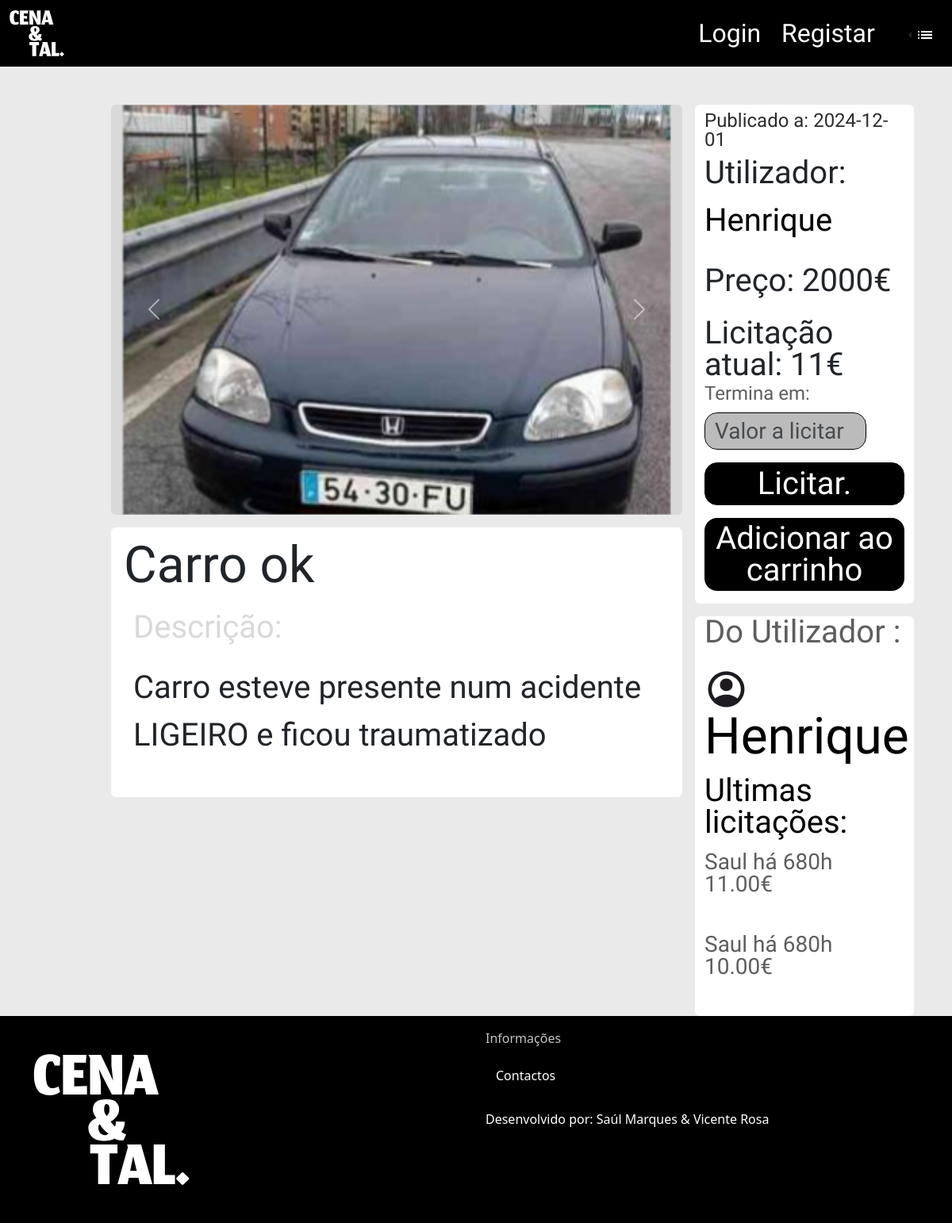
Page /pagina_produto.php?id=36 on the earlier database version.
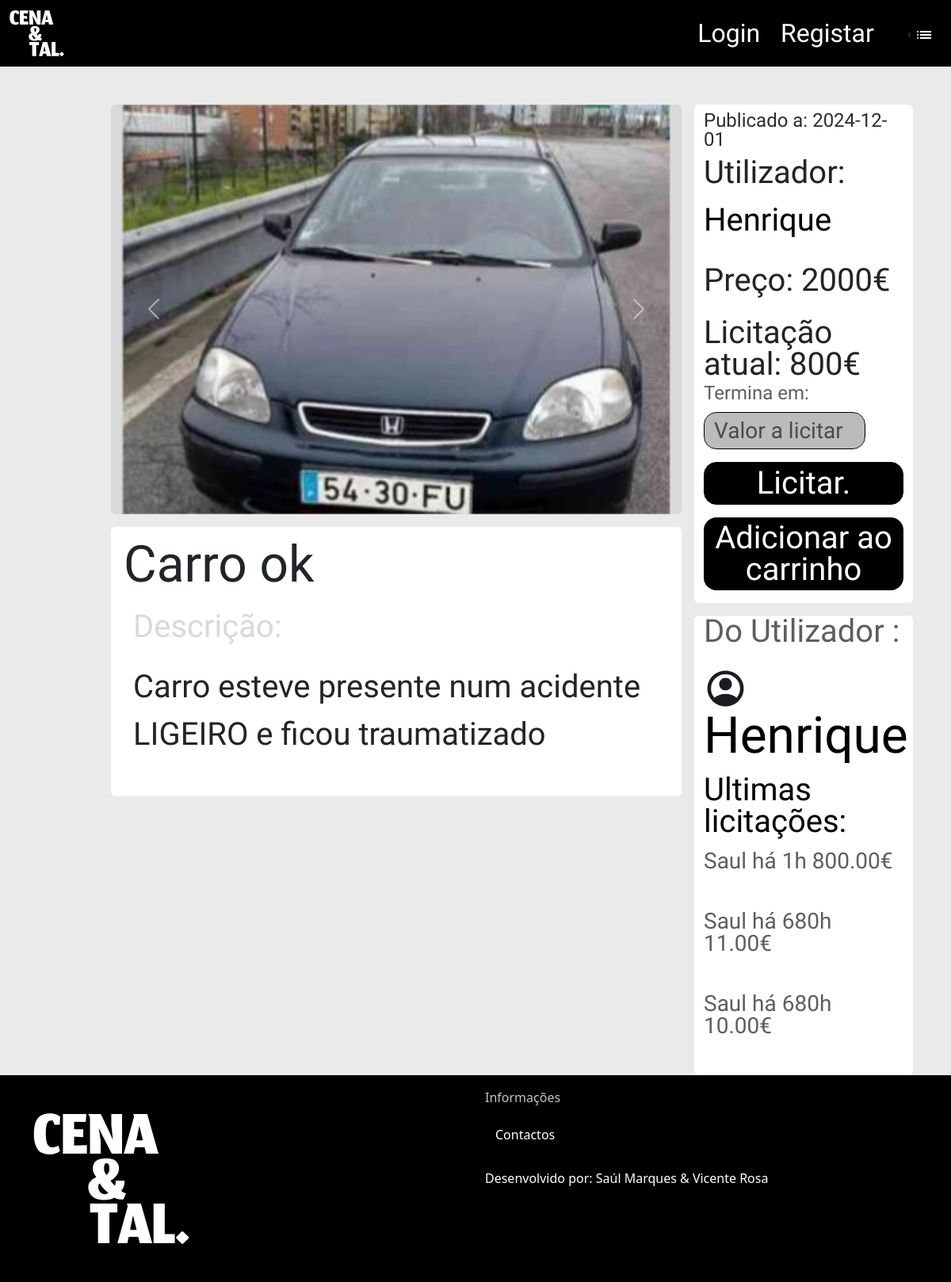
Same page on the later database version.
### tables this page shows
CREATE TABLE `produto_imagens` (
  `id` int(11) NOT NULL,
  `produto_id` int(11) NOT NULL,
  `image_path` varchar(255) NOT NULL
);

CREATE TABLE `produto` (
  `id` int(11) NOT NULL,
  `user_id` int(11) NOT NULL,
  `titulo` varchar(30) NOT NULL,
  `descricao` text NOT NULL,
  `preco` float NOT NULL,
  `imagem` varchar(80) DEFAULT NULL,
  `adicionado_a` date NOT NULL DEFAULT current_timestamp(),
  `visivel` tinyint(1) DEFAULT 1
);

CREATE TABLE `users` (
  `id` int(11) NOT NULL,
  `username` varchar(30) NOT NULL,
  `password` varchar(78) NOT NULL,
  `email` varchar(30) NOT NULL,
  `imagem` varchar(255) DEFAULT 'imgs/icons/account_circle.svg',
  `localidade` varchar(255) DEFAULT NULL,
  `cidade` varchar(150) DEFAULT NULL,
  `cp` varchar(7) DEFAULT NULL,
  `telemovel` int(16) DEFAULT NULL,
  `biografia` text DEFAULT NULL,
  `data` date NOT NULL DEFAULT current_timestamp()
);

CREATE TABLE `bids` (
  `id` int(11) NOT NULL,
  `produto_id` int(11) NOT NULL,
  `user_id` int(11) NOT NULL,
  `valor` float NOT NULL,
  `licitado_a` timestamp NOT NULL DEFAULT current_timestamp(),
  `timestamp` datetime DEFAULT current_timestamp()
);

### pagina_produto.php (the view, shortened to what this page needs)
<?php
include 'includes/db.php';
if (isset($_GET['id'])) {
    $productId = $_GET['id'];
    $sql = "SELECT p.*, u.username,u.id,u.imagem, pi.image_path
            FROM produto p
            JOIN users u ON p.user_id = u.id
            LEFT JOIN produto_imagens pi ON p.id = pi.produto_id
            WHERE p.id = ?";
    $stmt = $conn->prepare($sql);
    $stmt->bind_param("i", $productId);
    $stmt->execute();
    $result = $stmt->get_result();
    $product = $result->fetch_assoc();
    $images_query = $conn->prepare("SELECT image_path FROM produto_imagens WHERE produto_id = ?");
    $images_query->bind_param("i", $productId);
    $images_query->execute();
    $images_result = $images_query->get_result();
    $bid_query = $conn->prepare("SELECT MAX(valor) AS maior_valor FROM bids WHERE produto_id = ?");
    $bid_query->bind_param("i", $productId);
    $bid_query->execute();
    $bid_result = $bid_query->get_result();
    $bid_data = $bid_result->fetch_assoc();
    $maior_valor = $bid_data['maior_valor'] ?? 0;
    $bid_history_query = $conn->prepare("
    SELECT b.valor, b.licitado_a, u.username
    FROM bids b
    JOIN users u ON b.user_id = u.id
    WHERE b.produto_id = ?
    ORDER BY b.licitado_a DESC
    ");
    $bid_history_query->bind_param("i", $productId);
    $bid_history_query->execute();
    $bid_history_result = $bid_history_query->get_result();
} else {
  header("Location: logica/error.php");
    exit;
}
?>
<!DOCTYPE html>
<html lang="en">
<head>
    <link rel="stylesheet" href="css/bootstrap.min.css">
    <link rel="stylesheet" href="css/fonts/customfonts.css">
</head>
<body style="background-color: #EAEAEA;">
<?php include 'includes/navbar.php' ?>
  <div class="row ms-5 mt-5 me-5">
    <div class="col-1 d-none d-lg-block">
    </div>
    <div class="col">
        <div class="row rounded" style="background-color: #D9D9D9; height: 517px;">
            <div id="productCarousel" class="carousel slide" data-bs-ride="carousel">
                <div class="carousel-inner">
                    <?php
                    $active = "active";
                    while ($image = $images_result->fetch_assoc()):
                    ?>
                        <div class="carousel-item text-center <?php echo $active; ?>">
                          <img src="<?php echo htmlspecialchars($image['image_path']); ?>" alt="Product Image" style="height: 517px;width:100%; object-fit: contain;">
                        </div>
                    <?php
                    $active = "";
                    endwhile;
                    ?>
                </div>
                <button class="carousel-control-prev" type="button" data-bs-target="#productCarousel" data-bs-slide="prev">
                    <span class="carousel-control-prev-icon" aria-hidden="true"></span>
                </button>
                <button class="carousel-control-next" type="button" data-bs-target="#productCarousel" data-bs-slide="next">
                    <span class="carousel-control-next-icon" aria-hidden="true"></span>
                </button>
            </div>
        </div>
        <div class="row rounded mt-3 mb-5" style="background-color: white;">
                <p class="jomhuria-regular fs-custom ms-3 mb-0 g-0">
                    <?php echo htmlspecialchars($product['titulo']); ?>
                </p>
                <p class="jomhuria-regular ms-3 fs-1 mt-0" style="color: #D9D9D9;">
                    Descrição:
                </p>
                <p class="jomhuria-regular fs-1 ms-3 mb-5"><?php echo htmlspecialchars($product['descricao']); ?></p>
        </div>
    </div>
    <div class="col-3 d-none d-lg-block ms-3">
      <div class="row rounded" style="background-color: white;">
        <div class="col">
          <p class="jomhuria-regular fs-4 g-0 mb-0 mt-2" style="line-height: 1; color: #2C2C2C;">
            Publicado a: <?php echo htmlspecialchars($product['adicionado_a']);?>
          </p>
          <p class="jomhuria-regular fs-1">
            Utilizador:
          <a href="pagina_utilizador_guest.php?user_id=<?php echo htmlspecialchars($product['id']); ?>" class="jomhuria-regular fs-1" style="text-decoration: none; color:#000000">
              <?php echo htmlspecialchars($product['username']); ?>
          </a>
          </p>
            <p class="jomhuria-regular fs-1">
                Preço: <?php echo htmlspecialchars($product['preco']); ?>€
            </p>
          <p class="jomhuria-regular fs-1" style="line-height: 1;">
          Licitação atual: <?php echo htmlspecialchars($maior_valor); ?>€
          </p>
          <p class="jomhuria-regular fs-4 g-0 mb-0 mt-2" style="line-height: 0; color: #5E5E5E;">
            Termina em:
          </p>
          <br>
          <form method="POST">
          <div class="input-group">
            <input type="text" class="form-control rounded-4 border-1 jomhuria-regular fs-3 align-self-center me-5" id="bid" min="<?php echo $maior_valor + 0.01; ?>" style="background-color: #BBBBBB; line-height: 0; border-color: black;" placeholder="Valor a licitar" name="bid">
          </div>
          <button type="submit" class="btn rounded-4 border-1 jomhuria-regular fs-1 align-self-center me-5 mt-3" style="background-color: #000000; border-color: black; width: 100%; line-height: 1;color:white">
            Licitar.
          </button>
          </form>
          <form method="POST">
            <button type="submit" name="add_carrinho" class="btn rounded-4 border-0 jomhuria-regular fs-1 align-self-center me-5 mb-3 mt-3" style="background-color: #000000; width: 100%; line-height: 1; color: white;">
              Adicionar ao carrinho
            </button>
          </form>
        </div>
      </div>
      <div class="row rounded mt-3" style="background-color: white;">
        <div class="col">
          <p class="jomhuria-regular fs-1" style="line-height: 1; color: #5E5E5E;">
            Do Utilizador :
          </p>
          <p class="jomhuria-regular fs-custom" style="line-height: 1; color: #000000;">
            <img src="<?php echo htmlspecialchars($product['imagem']); ?>" alt="">
            <a href="pagina_utilizador_guest.php?user_id=<?php echo htmlspecialchars($product['id']); ?>" style="text-decoration:none; color: black">
              <?php echo htmlspecialchars($product['username']); ?>
            </a>
          </p>
          <p class="jomhuria-regular fs-1" style="line-height: 1; color: #000000;">
            Ultimas licitações:
          </p>
          <?php while ($bid = $bid_history_result->fetch_assoc()): ?>
            <p class="jomhuria-regular fs-3 mb-5" style="line-height: 1; color: #5E5E5E;">
                <?php echo htmlspecialchars($bid['username']); ?>
                <?php
                    $timeElapsed = time() - strtotime($bid['licitado_a']);
                    if ($timeElapsed < 3600) {
                        $minutesElapsed = floor($timeElapsed / 60);
                        echo "há {$minutesElapsed}m";
                    } else {
                        $hoursElapsed = floor($timeElapsed / 3600);
                        echo "há {$hoursElapsed}h";
                    }
                ?>
                <?php echo number_format($bid['valor'], 2); ?>€
            </p>
          <?php endwhile; ?>
        </div>
      </div>
    </div>
  </div>
</body>
</html>

### includes/navbar.php (shortened to what this page needs)
<?php
$isLoggedIn = isset($_SESSION['user_id']);
?>
<nav class="navbar navbar-expand-sm" style="background-color: black;">
  <div class="container-fluid">
    <a class="navbar-brand align-self-center" href="index.php">
      <img src="imgs/logo.svg" style="width:69px;" alt="">
    </a>
    <div class="d-flex align-items-center">
      <?php if ($isLoggedIn == true): ?>
        <a class="btn" href="pagina_utilizador.php">
          <img src="imgs/icons/iconperson.svg" alt="">
        </a>
        <a class="btn" href="carrinho.php">
          <img src="imgs/icons/cart.svg" alt="">
        </a>
        <a class="btn" href="add_produto.php">
          <img src="imgs/icons/iconplus.svg" alt="">
        </a>
        <a class="btn" href="logica/logout.php">
          <img src="imgs/icons/logout.svg" style="width:20px; height:20px;" alt="">
        </a>
      <?php else: ?>
        <a class="btn jomhuria-regular fs-2" style="color: white;" href="login.html">Login</a>
        <a class="btn jomhuria-regular fs-2" style="color: white;" href="registar.html">Registar</a>
      <?php endif; ?>
      <div class="dropstart ms-3">
        <button class="btn dropdown-toggle" type="button" data-bs-toggle="dropdown" aria-expanded="false" style="background-color: black;">
          <img src="imgs/icons/iconcont.svg" alt="">
        </button>
      </div>
    </div>
  </div>
</nav>

Differences in the rows shown:
added bids: user.username "Saul", valor "800.00"
Other differences:
$maior_valor: "11" → "800"
